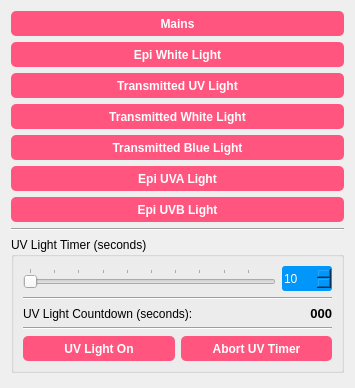
             <widget class="QWidget" name="toolLightControl">
              <property name="geometry">
               <rect>
                <x>0</x>
                <y>0</y>
                <width>355</width>
                <height>388</height>
               </rect>
              </property>
              <attribute name="label">
               <string>Illumination Control</string>
              </attribute>
              <layout class="QVBoxLayout" name="verticalLayout_11">
               <item>
                <widget class="QPushButton" name="buttonMains">
                 <property name="minimumSize">
                  <size>
                   <width>0</width>
                   <height>25</height>
                  </size>
                 </property>
                 <property name="autoFillBackground">
                  <bool>false</bool>
                 </property>
                 <property name="styleSheet">
                  <string notr="true">QPushButton{	
background-color : rgb(255, 85, 127);
color:rgb(255, 255, 255);
font: 10pt &quot;Segoe UI&quot;;
font: bold;
border-radius: 5px;
}

QPushButton::pressed{background-color :rgb(0, 170, 255);}

QPushButton::checked{background-color :rgb(0, 255, 127);}
</string>
                 </property>
                 <property name="text">
                  <string>Mains</string>
                 </property>
                 <property name="checkable">
                  <bool>true</bool>
                 </property>
                </widget>
               </item>
               <item>
                <widget class="QPushButton" name="buttonEpiWhite">
                 <property name="minimumSize">
                  <size>
                   <width>0</width>
                   <height>25</height>
                  </size>
                 </property>
                 <property name="palette">
                  <palette>
                   <active>
                    <colorrole role="WindowText">
                     <brush brushstyle="SolidPattern">
                      <color alpha="255">
                       <red>255</red>
                       <green>255</green>
                       <blue>255</blue>
                      </color>
                     </brush>
                    </colorrole>
                    <colorrole role="Button">
                     <brush brushstyle="SolidPattern">
                      <color alpha="255">
                       <red>255</red>
                       <green>85</green>
                       <blue>127</blue>
                      </color>
                     </brush>
                    </colorrole>
                    <colorrole role="Light">
                     <brush brushstyle="SolidPattern">
                      <color alpha="255">
                       <red>127</red>
                       <green>255</green>
                       <blue>191</blue>
                      </color>
                     </brush>
                    </colorrole>
                    <colorrole role="Midlight">
                     <brush brushstyle="SolidPattern">
                      <color alpha="255">
                       <red>63</red>
                       <green>255</green>
                       <blue>159</blue>
                      </color>
                     </brush>
                    </colorrole>
                    <colorrole role="Dark">
                     <brush brushstyle="SolidPattern">
                      <color alpha="255">
                       <red>0</red>
                       <green>127</green>
                       <blue>63</blue>
                      </color>
                     </brush>
                    </colorrole>
                    <colorrole role="Mid">
                     <brush brushstyle="SolidPattern">
                      <color alpha="255">
                       <red>0</red>
                       <green>170</green>
                       <blue>84</blue>
                      </color>
                     </brush>
                    </colorrole>
                    <colorrole role="Text">
                     <brush brushstyle="SolidPattern">
                      <color alpha="255">
                       <red>255</red>
                       <green>255</green>
                       <blue>255</blue>
                      </color>
                     </brush>
                    </colorrole>
                    <colorrole role="BrightText">
                     <brush brushstyle="SolidPattern">
                      <color alpha="255">
                       <red>255</red>
                       <green>255</green>
                       <blue>255</blue>
                      </color>
                     </brush>
                    </colorrole>
                    <colorrole role="ButtonText">
                     <brush brushstyle="SolidPattern">
                      <color alpha="255">
                       <red>255</red>
                       <green>255</green>
                       <blue>255</blue>
                      </color>
                     </brush>
                    </colorrole>
                    <colorrole role="Base">
                     <brush brushstyle="SolidPattern">
                      <color alpha="255">
                       <red>255</red>
                       <green>85</green>
                       <blue>127</blue>
                      </color>
                     </brush>
                    </colorrole>
                    <colorrole role="Window">
                     <brush brushstyle="SolidPattern">
                      <color alpha="255">
                       <red>255</red>
                       <green>85</green>
                       <blue>127</blue>
                      </color>
                     </brush>
                    </colorrole>
                    <colorrole role="Shadow">
                     <brush brushstyle="SolidPattern">
                      <color alpha="255">
                       <red>0</red>
                       <green>0</green>
                       <blue>0</blue>
                      </color>
                     </brush>
                    </colorrole>
                    <colorrole role="AlternateBase">
                     <brush brushstyle="SolidPattern">
                      <color alpha="255">
                       <red>127</red>
                       <green>255</green>
                       <blue>191</blue>
                      </color>
                     </brush>
                    </colorrole>
                    <colorrole role="ToolTipBase">
                     <brush brushstyle="SolidPattern">
                      <color alpha="255">
                       <red>255</red>
                       <green>255</green>
                       <blue>220</blue>
                      </color>
                     </brush>
                    </colorrole>
                    <colorrole role="ToolTipText">
                     <brush brushstyle="SolidPattern">
                      <color alpha="255">
                       <red>0</red>
                       <green>0</green>
                       <blue>0</blue>
                      </color>
                     </brush>
                    </colorrole>
                   </active>
                   <inactive>
                    <colorrole role="WindowText">
                     <brush brushstyle="SolidPattern">
                      <color alpha="255">
                       <red>255</red>
                       <green>255</green>
                       <blue>255</blue>
                      </color>
                     </brush>
                    </colorrole>
                    <colorrole role="Button">
                     <brush brushstyle="SolidPattern">
                      <color alpha="255">
                       <red>255</red>
                       <green>85</green>
                       <blue>127</blue>
                      </color>
                     </brush>
                    </colorrole>
                    <colorrole role="Light">
                     <brush brushstyle="SolidPattern">
                      <color alpha="255">
                       <red>127</red>
                       <green>255</green>
                       <blue>191</blue>
                      </color>
                     </brush>
                    </colorrole>
                    <colorrole role="Midlight">
                     <brush brushstyle="SolidPattern">
                      <color alpha="255">
                       <red>63</red>
                       <green>255</green>
                       <blue>159</blue>
                      </color>
                     </brush>
                    </colorrole>
                    <colorrole role="Dark">
                     <brush brushstyle="SolidPattern">
                      <color alpha="255">
                       <red>0</red>
                       <green>127</green>
                       <blue>63</blue>
                      </color>
                     </brush>
                    </colorrole>
                    <colorrole role="Mid">
                     <brush brushstyle="SolidPattern">
                      <color alpha="255">
                       <red>0</red>
                       <green>170</green>
                       <blue>84</blue>
                      </color>
                     </brush>
                    </colorrole>
                    <colorrole role="Text">
                     <brush brushstyle="SolidPattern">
                      <color alpha="255">
                       <red>255</red>
                       <green>255</green>
                       <blue>255</blue>
                      </color>
                     </brush>
                    </colorrole>
                    <colorrole role="BrightText">
                     <brush brushstyle="SolidPattern">
                      <color alpha="255">
                       <red>255</red>
                       <green>255</green>
                       <blue>255</blue>
                      </color>
                     </brush>
                    </colorrole>
                    <colorrole role="ButtonText">
                     <brush brushstyle="SolidPattern">
                      <color alpha="255">
                       <red>255</red>
                       <green>255</green>
                       <blue>255</blue>
                      </color>
                     </brush>
                    </colorrole>
                    <colorrole role="Base">
                     <brush brushstyle="SolidPattern">
                      <color alpha="255">
                       <red>255</red>
                       <green>85</green>
                       <blue>127</blue>
                      </color>
                     </brush>
                    </colorrole>
                    <colorrole role="Window">
                     <brush brushstyle="SolidPattern">
                      <color alpha="255">
                       <red>255</red>
                       <green>85</green>
                       <blue>127</blue>
                      </color>
                     </brush>
                    </colorrole>
                    <colorrole role="Shadow">
                     <brush brushstyle="SolidPattern">
                      <color alpha="255">
                       <red>0</red>
                       <green>0</green>
                       <blue>0</blue>
                      </color>
                     </brush>
                    </colorrole>
                    <colorrole role="AlternateBase">
                     <brush brushstyle="SolidPattern">
                      <color alpha="255">
                       <red>127</red>
                       <green>255</green>
                       <blue>191</blue>
                      </color>
                     </brush>
                    </colorrole>
                    <colorrole role="ToolTipBase">
                     <brush brushstyle="SolidPattern">
                      <color alpha="255">
                       <red>255</red>
                       <green>255</green>
                       <blue>220</blue>
                      </color>
                     </brush>
                    </colorrole>
                    <colorrole role="ToolTipText">
                     <brush brushstyle="SolidPattern">
                      <color alpha="255">
                       <red>0</red>
                       <green>0</green>
                       <blue>0</blue>
                      </color>
                     </brush>
                    </colorrole>
                   </inactive>
                   <disabled>
                    <colorrole role="WindowText">
                     <brush brushstyle="SolidPattern">
                      <color alpha="255">
                       <red>255</red>
                       <green>255</green>
                       <blue>255</blue>
                      </color>
                     </brush>
                    </colorrole>
                    <colorrole role="Button">
                     <brush brushstyle="SolidPattern">
                      <color alpha="255">
                       <red>255</red>
                       <green>85</green>
                       <blue>127</blue>
                      </color>
                     </brush>
                    </colorrole>
                    <colorrole role="Light">
                     <brush brushstyle="SolidPattern">
                      <color alpha="255">
                       <red>127</red>
                       <green>255</green>
                       <blue>191</blue>
                      </color>
                     </brush>
                    </colorrole>
                    <colorrole role="Midlight">
                     <brush brushstyle="SolidPattern">
                      <color alpha="255">
                       <red>63</red>
                       <green>255</green>
                       <blue>159</blue>
                      </color>
                     </brush>
                    </colorrole>
                    <colorrole role="Dark">
                     <brush brushstyle="SolidPattern">
                      <color alpha="255">
                       <red>0</red>
                       <green>127</green>
                       <blue>63</blue>
                      </color>
                     </brush>
                    </colorrole>
                    <colorrole role="Mid">
                     <brush brushstyle="SolidPattern">
                      <color alpha="255">
                       <red>0</red>
                       <green>170</green>
                       <blue>84</blue>
                      </color>
                     </brush>
                    </colorrole>
                    <colorrole role="Text">
                     <brush brushstyle="SolidPattern">
                      <color alpha="255">
                       <red>255</red>
                       <green>255</green>
                       <blue>255</blue>
                      </color>
                     </brush>
                    </colorrole>
                    <colorrole role="BrightText">
                     <brush brushstyle="SolidPattern">
                      <color alpha="255">
                       <red>255</red>
                       <green>255</green>
                       <blue>255</blue>
                      </color>
                     </brush>
                    </colorrole>
                    <colorrole role="ButtonText">
                     <brush brushstyle="SolidPattern">
                      <color alpha="255">
                       <red>255</red>
                       <green>255</green>
                       <blue>255</blue>
                      </color>
                     </brush>
                    </colorrole>
                    <colorrole role="Base">
                     <brush brushstyle="SolidPattern">
                      <color alpha="255">
                       <red>255</red>
                       <green>85</green>
                       <blue>127</blue>
                      </color>
                     </brush>
                    </colorrole>
                    <colorrole role="Window">
                     <brush brushstyle="SolidPattern">
                      <color alpha="255">
                       <red>255</red>
                       <green>85</green>
                       <blue>127</blue>
                      </color>
                     </brush>
                    </colorrole>
                    <colorrole role="Shadow">
                     <brush brushstyle="SolidPattern">
                      <color alpha="255">
                       <red>0</red>
                       <green>0</green>
                       <blue>0</blue>
                      </color>
                     </brush>
                    </colorrole>
                    <colorrole role="AlternateBase">
                     <brush brushstyle="SolidPattern">
                      <color alpha="255">
                       <red>0</red>
                       <green>255</green>
                       <blue>127</blue>
                      </color>
                     </brush>
                    </colorrole>
                    <colorrole role="ToolTipBase">
                     <brush brushstyle="SolidPattern">
                      <color alpha="255">
                       <red>255</red>
                       <green>255</green>
                       <blue>220</blue>
                      </color>
                     </brush>
                    </colorrole>
                    <colorrole role="ToolTipText">
                     <brush brushstyle="SolidPattern">
                      <color alpha="255">
                       <red>0</red>
                       <green>0</green>
                       <blue>0</blue>
                      </color>
                     </brush>
                    </colorrole>
                   </disabled>
                  </palette>
                 </property>
                 <property name="styleSheet">
                  <string notr="true">QPushButton{	
background-color : rgb(255, 85, 127);
color:rgb(255, 255, 255);
font: 10pt &quot;Segoe UI&quot;;
font: bold;
border-radius: 5px;
}

QPushButton::pressed{background-color :rgb(0, 170, 255);}

QPushButton::checked{background-color :rgb(0, 255, 127);}
</string>
                 </property>
                 <property name="text">
                  <string>Epi White Light</string>
                 </property>
                 <property name="checkable">
                  <bool>true</bool>
                 </property>
                </widget>
               </item>
               <item>
                <widget class="QPushButton" name="buttonTransUV">
                 <property name="minimumSize">
                  <size>
                   <width>0</width>
                   <height>25</height>
                  </size>
                 </property>
                 <property name="styleSheet">
                  <string notr="true">QPushButton{	
background-color : rgb(255, 85, 127);
color:rgb(255, 255, 255);
font: 10pt &quot;Segoe UI&quot;;
font: bold;
border-radius: 5px;
}

QPushButton::pressed{background-color :rgb(0, 170, 255);}

QPushButton::checked{background-color :rgb(0, 255, 127);}
</string>
                 </property>
                 <property name="text">
                  <string>Transmitted UV Light</string>
                 </property>
                 <property name="checkable">
                  <bool>true</bool>
                 </property>
                </widget>
               </item>
               <item>
                <widget class="QPushButton" name="buttonTransWhite">
                 <property name="minimumSize">
                  <size>
                   <width>0</width>
                   <height>25</height>
                  </size>
                 </property>
                 <property name="styleSheet">
                  <string notr="true">QPushButton{	
background-color : rgb(255, 85, 127);
color:rgb(255, 255, 255);
font: 10pt &quot;Segoe UI&quot;;
font: bold;
border-radius: 5px;
}

QPushButton::pressed{background-color :rgb(0, 170, 255);}

QPushButton::checked{background-color :rgb(0, 255, 127);}
</string>
                 </property>
                 <property name="text">
                  <string>Transmitted White Light</string>
                 </property>
                 <property name="checkable">
                  <bool>true</bool>
                 </property>
                </widget>
               </item>
               <item>
                <widget class="QPushButton" name="buttonTransBlue">
                 <property name="minimumSize">
                  <size>
                   <width>0</width>
                   <height>25</height>
                  </size>
                 </property>
                 <property name="styleSheet">
                  <string notr="true">QPushButton{	
background-color : rgb(255, 85, 127);
color:rgb(255, 255, 255);
font: 10pt &quot;Segoe UI&quot;;
font: bold;
border-radius: 5px;
}

QPushButton::pressed{background-color :rgb(0, 170, 255);}

QPushButton::checked{background-color :rgb(0, 255, 127);}
</string>
                 </property>
                 <property name="text">
                  <string>Transmitted Blue Light</string>
                 </property>
                 <property name="checkable">
                  <bool>true</bool>
                 </property>
                </widget>
               </item>
               <item>
                <widget class="QPushButton" name="buttonEpiUVA">
                 <property name="minimumSize">
                  <size>
                   <width>0</width>
                   <height>25</height>
                  </size>
                 </property>
                 <property name="styleSheet">
                  <string notr="true">QPushButton{	
background-color : rgb(255, 85, 127);
color:rgb(255, 255, 255);
font: 10pt &quot;Segoe UI&quot;;
font: bold;
border-radius: 5px;
}

QPushButton::pressed{background-color :rgb(0, 170, 255);}

QPushButton::checked{background-color :rgb(0, 255, 127);}
</string>
                 </property>
                 <property name="text">
                  <string>Epi UVA Light</string>
                 </property>
                 <property name="checkable">
                  <bool>true</bool>
                 </property>
                </widget>
               </item>
               <item>
                <widget class="QPushButton" name="buttonEpiUVB">
                 <property name="minimumSize">
                  <size>
                   <width>0</width>
                   <height>25</height>
                  </size>
                 </property>
                 <property name="styleSheet">
                  <string notr="true">QPushButton{	
background-color : rgb(255, 85, 127);
color:rgb(255, 255, 255);
font: 10pt &quot;Segoe UI&quot;;
font: bold;
border-radius: 5px;
}

QPushButton::pressed{background-color :rgb(0, 170, 255);}

QPushButton::checked{background-color :rgb(0, 255, 127);}
</string>
                 </property>
                 <property name="text">
                  <string>Epi UVB Light</string>
                 </property>
                 <property name="checkable">
                  <bool>true</bool>
                 </property>
                </widget>
               </item>
               <item>
                <widget class="Line" name="line_22">
                 <property name="orientation">
                  <enum>Qt::Horizontal</enum>
                 </property>
                </widget>
               </item>
               <item>
                <widget class="QGroupBox" name="groupBox">
                 <property name="title">
                  <string>UV Light Timer (seconds)</string>
                 </property>
                 <layout class="QVBoxLayout" name="verticalLayout_10">
                  <item>
                   <layout class="QHBoxLayout" name="horizontalLayout_23">
                    <item>
                     <widget class="QSlider" name="sliderStainFree">
                      <property name="minimum">
                       <number>10</number>
                      </property>
                      <property name="maximum">
                       <number>600</number>
                      </property>
                      <property name="orientation">
                       <enum>Qt::Horizontal</enum>
                      </property>
                      <property name="tickPosition">
                       <enum>QSlider::TicksAbove</enum>
                      </property>
                      <property name="tickInterval">
                       <number>60</number>
                      </property>
                     </widget>
                    </item>
                    <item>
                     <widget class="QSpinBox" name="spinStainFree">
                      <property name="minimumSize">
                       <size>
                        <width>50</width>
                        <height>25</height>
                       </size>
                      </property>
                      <property name="styleSheet">
                       <string notr="true">QSpinBox{	
background-color : rgb(0, 150, 250);
color:rgb(255, 255, 255);
font: 10pt &quot;Segoe UI&quot;;
border-radius: 3px;
}</string>
                      </property>
                      <property name="minimum">
                       <number>10</number>
                      </property>
                      <property name="maximum">
                       <number>600</number>
                      </property>
                     </widget>
                    </item>
                   </layout>
                  </item>
                  <item>
                   <widget class="Line" name="line_25">
                    <property name="orientation">
                     <enum>Qt::Horizontal</enum>
                    </property>
                   </widget>
                  </item>
                  <item>
                   <layout class="QHBoxLayout" name="horizontalLayout_20">
                    <item>
                     <widget class="QLabel" name="label_11">
                      <property name="text">
                       <string>UV Light Countdown (seconds):</string>
                      </property>
                     </widget>
                    </item>
                    <item>
                     <widget class="QLabel" name="labelElapsedTime">
                      <property name="minimumSize">
                       <size>
                        <width>20</width>
                        <height>0</height>
                       </size>
                      </property>
                      <property name="font">
                       <font>
                        <family>Segoe UI</family>
                        <pointsize>10</pointsize>
                        <weight>75</weight>
                        <italic>false</italic>
                        <bold>true</bold>
                       </font>
                      </property>
                      <property name="layoutDirection">
                       <enum>Qt::LeftToRight</enum>
                      </property>
                      <property name="text">
                       <string>000</string>
                      </property>
                      <property name="scaledContents">
                       <bool>false</bool>
                      </property>
                      <property name="alignment">
                       <set>Qt::AlignRight|Qt::AlignTrailing|Qt::AlignVCenter</set>
                      </property>
                      <property name="margin">
                       <number>0</number>
                      </property>
                     </widget>
                    </item>
                   </layout>
                  </item>
                  <item>
                   <widget class="Line" name="line_26">
                    <property name="orientation">
                     <enum>Qt::Horizontal</enum>
                    </property>
                   </widget>
                  </item>
                  <item>
                   <layout class="QHBoxLayout" name="horizontalLayout_19">
                    <item>
                     <widget class="QPushButton" name="buttonStartStainFree">
                      <property name="minimumSize">
                       <size>
                        <width>0</width>
                        <height>25</height>
                       </size>
                      </property>
                      <property name="styleSheet">
                       <string notr="true">QPushButton{	
background-color : rgb(255, 85, 127);
color:rgb(255, 255, 255);
font: 10pt &quot;Segoe UI&quot;;
font: bold;
border-radius: 5px;
}

QPushButton::pressed{background-color :rgb(0, 170, 255);}

QPushButton::checked{background-color :rgb(0, 255, 127);}
</string>
                      </property>
                      <property name="text">
                       <string>UV Light On</string>
                      </property>
                      <property name="checkable">
                       <bool>false</bool>
                      </property>
                     </widget>
                    </item>
                    <item>
                     <widget class="QPushButton" name="buttonAbortStainFree">
                      <property name="minimumSize">
                       <size>
                        <width>0</width>
                        <height>25</height>
                       </size>
                      </property>
                      <property name="styleSheet">
                       <string notr="true">QPushButton{	
background-color : rgb(255, 85, 127);
color:rgb(255, 255, 255);
font: 10pt &quot;Segoe UI&quot;;
font: bold;
border-radius: 5px;
}

QPushButton::pressed{background-color :rgb(0, 170, 255);}

QPushButton::checked{background-color :rgb(0, 255, 127);}
</string>
                      </property>
                      <property name="text">
                       <string>Abort UV Timer</string>
                      </property>
                     </widget>
                    </item>
                   </layout>
                  </item>
                 </layout>
                </widget>
               </item>
               <item>
                <spacer name="verticalSpacer_6">
                 <property name="orientation">
                  <enum>Qt::Vertical</enum>
                 </property>
                 <property name="sizeHint" stdset="0">
                  <size>
                   <width>20</width>
                   <height>178</height>
                  </size>
                 </property>
                </spacer>
               </item>
              </layout>
             </widget>
